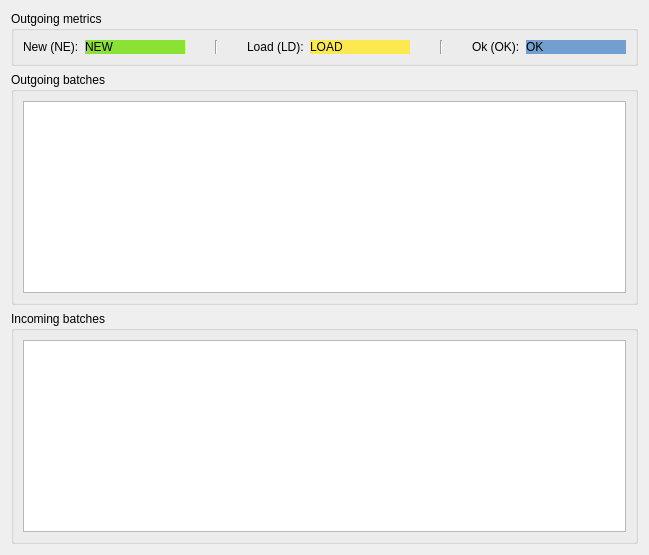
             <widget class="QWidget" name="tab_12">
              <attribute name="title">
               <string>Batches errors</string>
              </attribute>
              <layout class="QVBoxLayout" name="verticalLayout_30">
               <item>
                <widget class="QGroupBox" name="groupBox_4">
                 <property name="minimumSize">
                  <size>
                   <width>70</width>
                   <height>0</height>
                  </size>
                 </property>
                 <property name="title">
                  <string>Outgoing metrics</string>
                 </property>
                 <layout class="QVBoxLayout" name="verticalLayout_22">
                  <item>
                   <layout class="QHBoxLayout" name="horizontalLayout_15">
                    <item>
                     <widget class="QLabel" name="label_3">
                      <property name="text">
                       <string>New (NE):</string>
                      </property>
                     </widget>
                    </item>
                    <item>
                     <widget class="QLabel" name="label_new_batch">
                      <property name="minimumSize">
                       <size>
                        <width>100</width>
                        <height>0</height>
                       </size>
                      </property>
                      <property name="styleSheet">
                       <string notr="true">background-color: rgb(138, 226, 52);</string>
                      </property>
                      <property name="text">
                       <string>NEW</string>
                      </property>
                     </widget>
                    </item>
                    <item>
                     <widget class="Line" name="line_7">
                      <property name="minimumSize">
                       <size>
                        <width>50</width>
                        <height>0</height>
                       </size>
                      </property>
                      <property name="orientation">
                       <enum>Qt::Vertical</enum>
                      </property>
                     </widget>
                    </item>
                    <item>
                     <widget class="QLabel" name="label_4">
                      <property name="text">
                       <string>Load (LD):</string>
                      </property>
                     </widget>
                    </item>
                    <item>
                     <widget class="QLabel" name="label_load_batch">
                      <property name="minimumSize">
                       <size>
                        <width>100</width>
                        <height>0</height>
                       </size>
                      </property>
                      <property name="styleSheet">
                       <string notr="true">background-color: rgb(252, 233, 79);</string>
                      </property>
                      <property name="text">
                       <string>LOAD</string>
                      </property>
                     </widget>
                    </item>
                    <item>
                     <widget class="Line" name="line_8">
                      <property name="minimumSize">
                       <size>
                        <width>50</width>
                        <height>0</height>
                       </size>
                      </property>
                      <property name="orientation">
                       <enum>Qt::Vertical</enum>
                      </property>
                     </widget>
                    </item>
                    <item>
                     <widget class="QLabel" name="label_5">
                      <property name="text">
                       <string>Ok (OK):</string>
                      </property>
                     </widget>
                    </item>
                    <item>
                     <widget class="QLabel" name="label_ok_batch">
                      <property name="minimumSize">
                       <size>
                        <width>100</width>
                        <height>0</height>
                       </size>
                      </property>
                      <property name="styleSheet">
                       <string notr="true">background-color: rgb(114, 159, 207);</string>
                      </property>
                      <property name="text">
                       <string>OK</string>
                      </property>
                     </widget>
                    </item>
                   </layout>
                  </item>
                 </layout>
                </widget>
               </item>
               <item>
                <widget class="QGroupBox" name="groupBox">
                 <property name="title">
                  <string>Outgoing batches</string>
                 </property>
                 <layout class="QVBoxLayout" name="verticalLayout_20">
                  <item>
                   <widget class="QTableView" name="tableView_out_bt">
                    <property name="contextMenuPolicy">
                     <enum>Qt::ActionsContextMenu</enum>
                    </property>
                    <property name="editTriggers">
                     <set>QAbstractItemView::NoEditTriggers</set>
                    </property>
                    <property name="selectionMode">
                     <enum>QAbstractItemView::SingleSelection</enum>
                    </property>
                   </widget>
                  </item>
                 </layout>
                </widget>
               </item>
               <item>
                <widget class="QGroupBox" name="groupBox_2">
                 <property name="title">
                  <string>Incoming batches</string>
                 </property>
                 <layout class="QVBoxLayout" name="verticalLayout_21">
                  <item>
                   <widget class="QTableView" name="tableView_in_bt">
                    <property name="contextMenuPolicy">
                     <enum>Qt::ActionsContextMenu</enum>
                    </property>
                    <property name="editTriggers">
                     <set>QAbstractItemView::NoEditTriggers</set>
                    </property>
                    <property name="selectionMode">
                     <enum>QAbstractItemView::SingleSelection</enum>
                    </property>
                   </widget>
                  </item>
                 </layout>
                </widget>
               </item>
              </layout>
             </widget>
